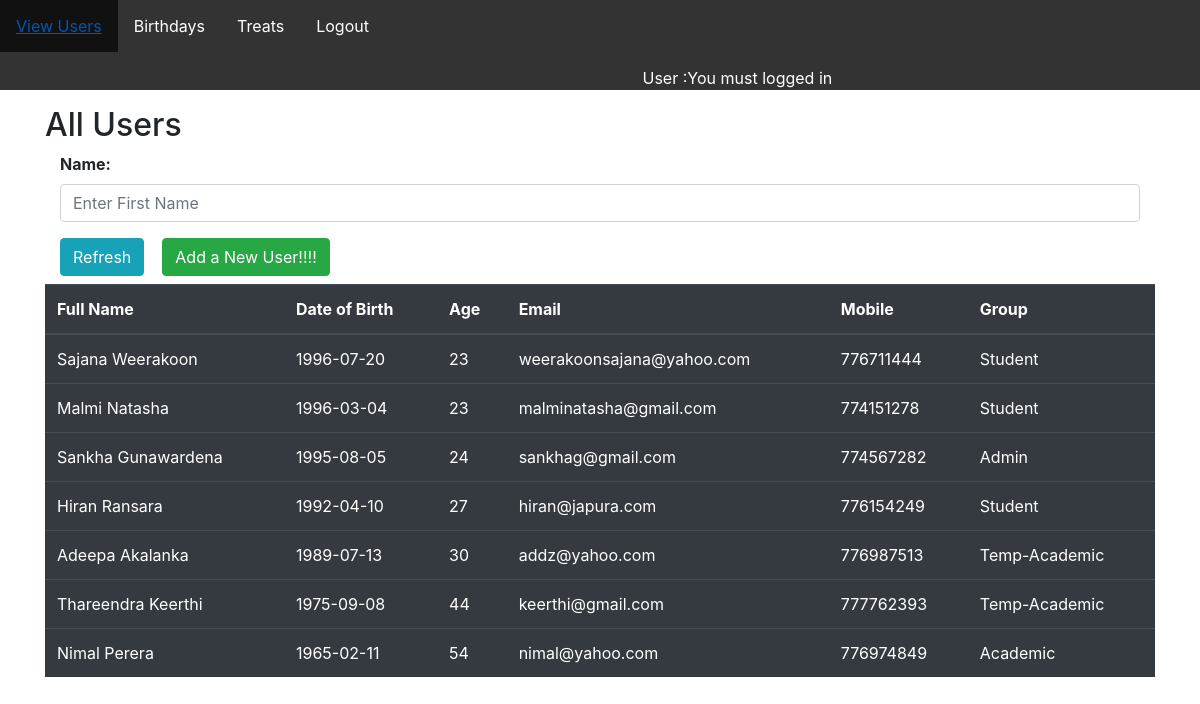
Screenshot of /viewuser.php with the database file from the repository.
### tables this page shows
CREATE TABLE IF NOT EXISTS `userdetails` (
  `user_id` int(50) NOT NULL AUTO_INCREMENT,
  `fname` varchar(50) NOT NULL,
  `lname` varchar(50) NOT NULL,
  `pname` varchar(50) NOT NULL,
  `DOB` date NOT NULL,
  `oemail` varchar(50) DEFAULT NULL,
  `pemail` varchar(50) NOT NULL,
  `mobile` int(10) NOT NULL,
  `facebook` varchar(50) DEFAULT NULL,
  `designation` varchar(50) DEFAULT NULL,
  `category` varchar(50) NOT NULL,
  `NIC` varchar(50) NOT NULL,
  `indexNO` varchar(50) DEFAULT NULL,
  `food` varchar(50) NOT NULL,
  `note` varchar(250) DEFAULT NULL,
  PRIMARY KEY (`user_id`)
);

### viewuser.php (the view, shortened to what this page needs)
<?php
$con = mysqli_connect('localhost', 'root', '', 'birthday');
$query = "SELECT * FROM userdetails ORDER BY `userdetails`.`DOB` DESC";
$result = mysqli_query($con, $query);
?>
<!DOCTYPE html>
<html lang="en">
<head>
    <link rel="stylesheet" href="https://stackpath.bootstrapcdn.com/bootstrap/4.3.1/css/bootstrap.min.css"
>
</head>
<body>
<?php
  require_once("navbar.php");
  ?>
    <div class="container" id="alluser" >
        <h2>All Users</h2>
        <?php
    require_once("searchuser.php");
    ?>
        <table class="table table-dark table-hover" id="viewUserTbl">
            <thead>
                <tr>
                    <th>Full Name</th>
                    <th>Date of Birth</th>
                    <th>Age</th>
                    <th>Email</th>
                    <th>Mobile</th>
                    <th>Group</th>
                </tr>
            </thead>
            <tbody>
                <?php
                while($row = mysqli_fetch_assoc($result)){
                    $birthDate = $row['DOB'];
                     $birthDate = explode("-", $birthDate);
                    $age = (date("md", date("U", mktime(0, 0, 0, $birthDate[2], $birthDate[1], $birthDate[0]))) > date("md")
                            ? ((date("Y") - $birthDate[0]) - 0)
                                : (date("Y") - $birthDate[0]));
                echo"<tr>
                    <td style='display:none'>".$row['user_id']."</td>
                    <td>".$row['fname']." ".$row['lname']."</td>
                    <td>".$row['DOB']."</td>
                    <td>".$age."</td>
                    <td>".$row['pemail']."</td>
                    <td>".$row['mobile']."</td>
                    <td>".$row['category']."</td>
                    </tr>";
                }
                ?>
            </tbody>
        </table>
    </div>
</body>
</html>

### navbar.php (shortened to what this page needs)
<?php
if(!isset($_SESSION['name'])){
    $user = "You must logged in";
}
else{
$user = $_SESSION['name'];
}
?>
<!DOCTYPE html>
<html>
<head>
</head>
<body>
<ul>
  <li><a class="active" href="viewuser.php">View Users</a></li>
  <li><a href="viewbirthdays.php">Birthdays</a></li>
  <li><a href="treatshedule.php">Treats</a></li>
  <li><a href="logout.php">Logout</a></li>
  <li style="color:white; margin-left:17cm; margin-top:0.36cm">User :<?php echo $user?> </li>
</ul>
</body>
</html>

### searchuser.php (shortened to what this page needs)
<!DOCTYPE html>
<html lang="en">
<head>
    <link rel="stylesheet" href="https://stackpath.bootstrapcdn.com/bootstrap/4.3.1/css/bootstrap.min.css"
>
</head>
<body>
    <div class="container">
        <form name="frmSearch" method="post" action="#">
            <div class="form-group">
                <label style="font-weight: bold" for="ItemName">Name:</label>
                <input type="text" class="form-control" id="name" placeholder="Enter First Name" name="name" required
                    onkeyup="startTime()" onkeydown="endTime()">
            </div>
        </form>
        <a href="viewuser.php" class="btn btn-info" role="button">Refresh</a>&nbsp;&nbsp;&nbsp; <a href="adduser.html"
            class="btn btn-success" role="button">Add a New User!!!!</a>
    </div>
</body>
</html>

### navbar.php (style rules this page uses)
ul { list-style-type: none; margin: 0; padding: 0; overflow: hidden; background-color: #333; }
li { float: left; }
li a { display: block; color: white; text-align: center; padding: 14px 16px; text-decoration: none; }

### rows the page displays
userdetails: fname "Sajana", lname "Weerakoon", DOB "1996-07-20", DOB "23", pemail "weerakoonsajana@yahoo.com", mobile "776711444", category "Student"
userdetails: fname "Malmi", lname "Natasha", DOB "1996-03-04", DOB "23", pemail "malminatasha@gmail.com", mobile "774151278", category "Student"
userdetails: fname "Sankha", lname "Gunawardena", DOB "1995-08-05", DOB "24", pemail "sankhag@gmail.com", mobile "774567282", category "Admin"
userdetails: fname "Hiran", lname "Ransara", DOB "1992-04-10", DOB "27", pemail "hiran@japura.com", mobile "776154249", category "Student"
userdetails: fname "Adeepa", lname "Akalanka", DOB "1989-07-13", DOB "30", pemail "addz@yahoo.com", mobile "776987513", category "Temp-Academic"
userdetails: fname "Thareendra", lname "Keerthi", DOB "1975-09-08", DOB "44", pemail "keerthi@gmail.com", mobile "777762393", category "Temp-Academic"
userdetails: fname "Nimal", lname "Perera", DOB "1965-02-11", DOB "54", pemail "nimal@yahoo.com", mobile "776974849", category "Academic"

### other values shown
$user "You must logged in"
